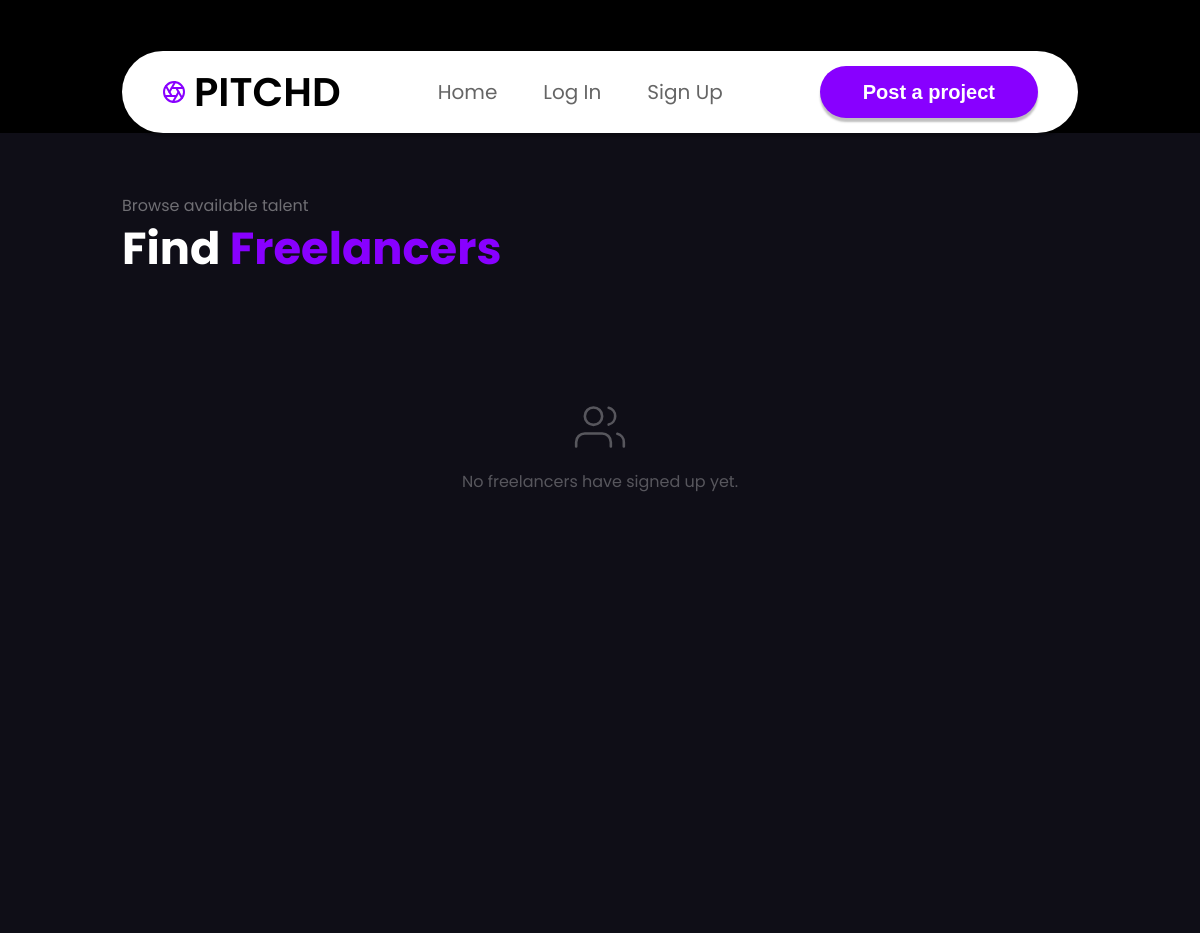
/find_freelancer, run on an earlier commit of the app's database.
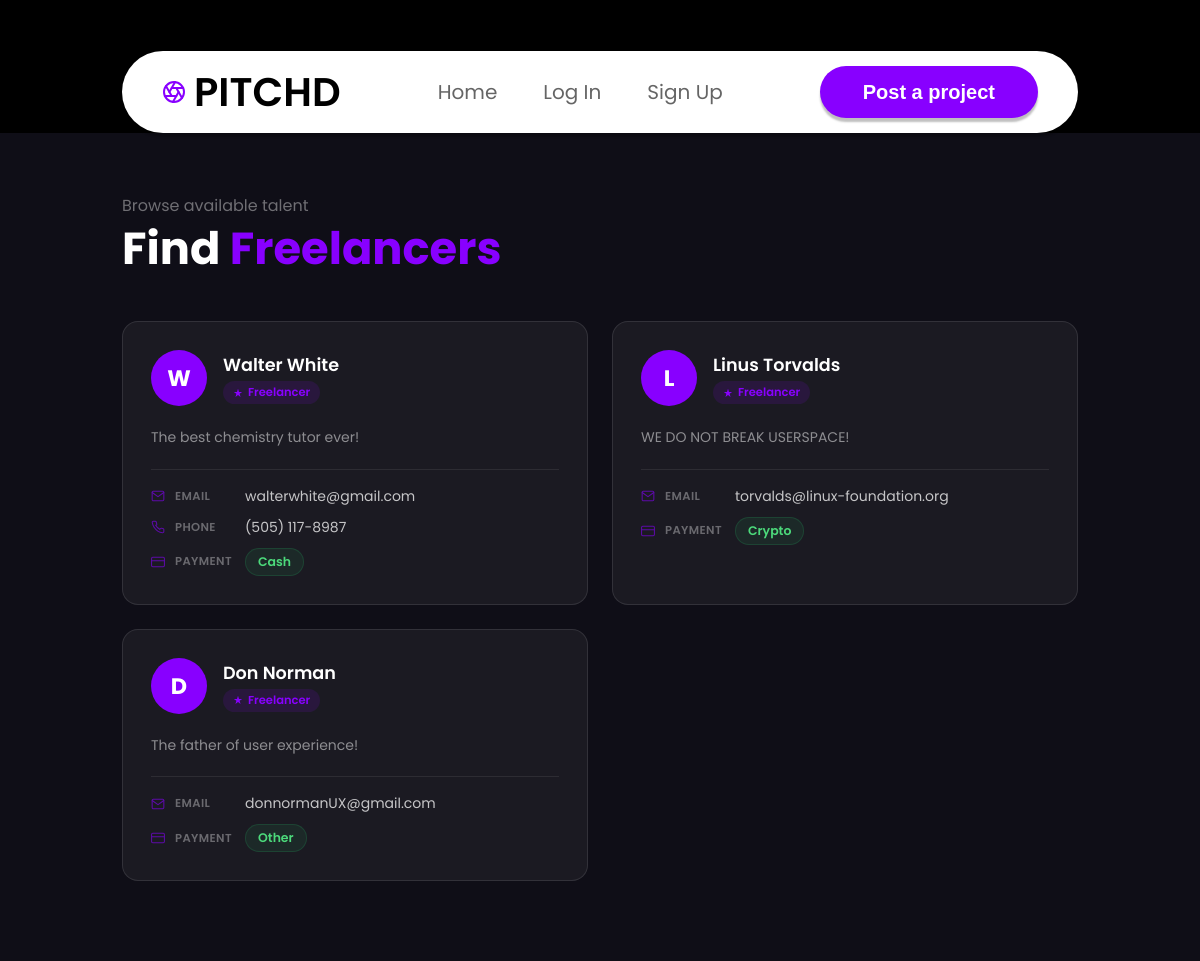
And on a later commit of the database.
### PITCHD/database.py (models this page shows)
class User(db.Model, UserMixin):
    id = db.Column(db.Integer, primary_key = True)
    username = db.Column(db.String(15), unique = True)
    email = db.Column(db.String(150), unique = True)
    firstname = db.Column(db.String(32))
    lastname = db.Column(db.String(32))
    description = db.Column(db.String(500))
    password = db.Column(db.String(150))
    date_of_birth = db.Column(db.Date)
    is_freelancer = db.Column(db.Boolean, default=False, nullable=False)
    contact_email = db.Column(db.String(150))
    contact_phone = db.Column(db.String(20))
    payment_method = db.Column(db.String(100))
    payment_details = db.Column(db.String(200))

### PITCHD/authentication.py (the view)
@login_required
@authentication.route("/find_freelancer")
def findfreelancer():
    users = User.query.filter_by(is_freelancer=True).all()
    return render_template('find_freelancer.html', users=users, user=current_user)

### PITCHD/templates/find_freelancer.html (shortened to what this page needs)
{% extends 'base.html' %}
{% block main %}
<div class="find-freelancer-page">
  <div class="find-freelancer-header">
    <p class="find-freelancer-header__label">Browse available talent</p>
    <h1 class="find-freelancer-header__title">Find <span>Freelancers</span></h1>
  </div>
  <div class="freelancer-grid">
    {% for user in users %}
    <article class="freelancer-card">
      <div class="freelancer-card__top">
        <div class="freelancer-card__avatar">{{ user.username[0].upper() }}</div>
        <div class="freelancer-card__meta">
          <h3 class="freelancer-card__name">{{ user.username }}</h3>
          <span class="freelancer-card__badge">
            <svg width="10" height="10" viewBox="0 0 24 24" fill="#8800ff"><path d="M12 2l2.4 7.4H22l-6.2 4.5 2.4 7.4L12 17l-6.2 4.3 2.4-7.4L2 9.4h7.6z"/></svg>
            Freelancer
          </span>
        </div>
      </div>
      <p class="freelancer-card__desc">
        {{ user.description if user.description and user.description != 'UNSPECIFIED' else 'No description provided yet.' }}
      </p>
      <div class="freelancer-card__info">
        {% if user.contact_email %}
        <div class="freelancer-card__info-row">
          <svg width="14" height="14" viewBox="0 0 24 24" fill="none" stroke="#8800ff" stroke-width="1.8" stroke-linecap="round"><path d="M4 4h16c1.1 0 2 .9 2 2v12c0 1.1-.9 2-2 2H4c-1.1 0-2-.9-2-2V6c0-1.1.9-2 2-2z"/><polyline points="22,6 12,13 2,6"/></svg>
          <span class="freelancer-card__info-label">Email</span>
          <span class="freelancer-card__info-value">{{ user.contact_email }}</span>
        </div>
        {% endif %}
        {% if user.contact_phone %}
        <div class="freelancer-card__info-row">
          <span class="freelancer-card__info-label">Phone</span>
          <span class="freelancer-card__info-value">{{ user.contact_phone }}</span>
        </div>
        {% endif %}
        {% if user.payment_method %}
        <div class="freelancer-card__info-row">
          <svg width="14" height="14" viewBox="0 0 24 24" fill="none" stroke="#8800ff" stroke-width="1.8" stroke-linecap="round"><rect x="1" y="4" width="22" height="16" rx="2"/><line x1="1" y1="10" x2="23" y2="10"/></svg>
          <span class="freelancer-card__info-label">Payment</span>
          <span class="payment-pill">{{ user.payment_method }}{% if user.payment_details %} · {{ user.payment_details }}{% endif %}</span>
        </div>
        {% endif %}
      </div>
    </article>
    {% else %}
    <div class="freelancer-empty">
      <svg width="52" height="52" viewBox="0 0 24 24" fill="none" stroke="currentColor" stroke-width="1.2" stroke-linecap="round"><path d="M17 21v-2a4 4 0 0 0-4-4H5a4 4 0 0 0-4 4v2"/><circle cx="9" cy="7" r="4"/><path d="M23 21v-2a4 4 0 0 0-3-3.87M16 3.13a4 4 0 0 1 0 7.75"/></svg>
      <p>No freelancers have signed up yet.</p>
    </div>
    {% endfor %}
  </div>
</div>
{% endblock %}

### PITCHD/templates/base.html (shortened to what this page needs)
<!DOCTYPE html>
<html>
<link rel="stylesheet" href="{{ url_for('static', filename='style.css') }}">
<body>
  <div class="navbar-wrapper">
    <nav class="navbar" role="navigation" aria-label="Main navigation">
      <a href="#" class="navbar__brand" aria-label="PITCHD Home">
        <span class="navbar__name">PITCHD</span>
      </a>
      <ul class="navbar__links" id="nav-links">
        <li><a href="/" id="home_nav">Home</a></li>
        {% if user.is_authenticated%}
        <li><a href="/find_freelancer" id="find_freelancer_nav">Find Freelancers</a></li>
        <li><a href="/find_work" id="find_work_nav">Find work</a></li>
        <li><a href="/post_job" id="post_job_nav">Post Job</a></li>
        <li><a href="/profile" id="profile_nav">Profile</a></li>
        <li><a href="/logout" id="logout_nav">Log Out</a></li>
        {% else %}
        <li><a href="/login" id="login_nav">Log In</a></li>
        <li><a href="/sign_up" id="signup_nav">Sign Up</a></li>
        {% endif %}
      </ul>
      <button class="navbar__cta" onclick="window.location.href='/post_job';">Post a project</button>
    </nav>
    {% block main %} {% endblock %}
  </div>
</body>
</html>

What changed in the data, as far as the page shows it:
now on this page (row edited): User: username "W", username "Walter White", description "The best chemistry tutor ever!", contact_email "walterwhite@gmail.com", contact_phone "(505) 117-8987", payment_method "Cash"
added User: username "L", username "Linus Torvalds", description "WE DO NOT BREAK USERSPACE!", contact_email "torvalds@linux-foundation.org", payment_method "Crypto"
added User: username "D", username "Don Norman", description "The father of user experience!", contact_email "donnormanUX@gmail.com", payment_method "Other"
Also different on the page:
text no longer shown: "No freelancers have signed up yet."
